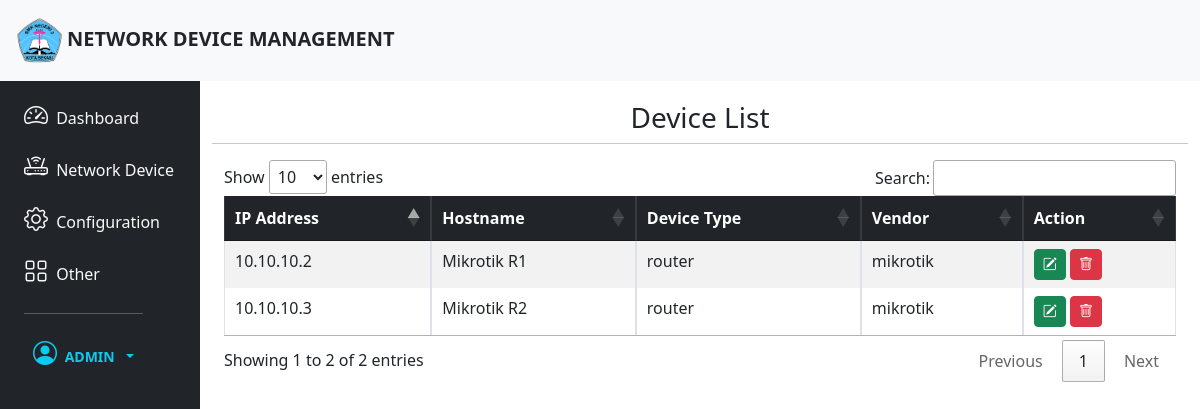
The page /devices/ (signed in) on the database as committed earlier.
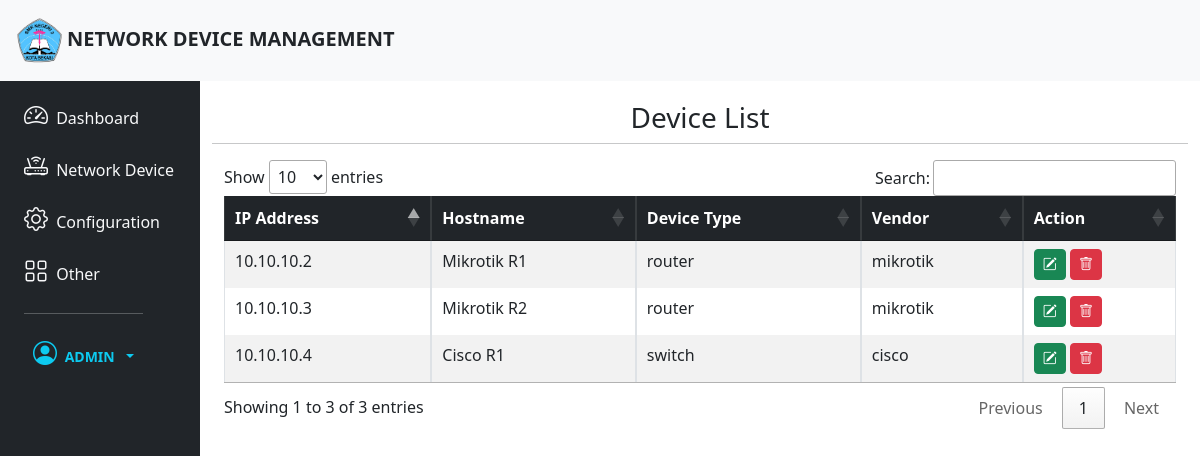
The same page on the database as committed later.
### NetworkManager/models.py (models this page shows, shortened)
class Device(models.Model):
    IP_address = models.CharField(max_length=255)
    hostname = models.CharField(max_length=255)
    username = models.CharField(max_length=255)
    password = models.CharField(max_length=255, blank=True)
    SSH_port = models.IntegerField(default=22)
    CHOOSE_VENDOR= (
        ('mikrotik', 'Mikrotik'),
        ('cisco', 'Cisco')
    )
    vendor = models.CharField(max_length=255, choices= CHOOSE_VENDOR, blank=True)
    TYPE_CHOICES = (
        ('router', 'Router'),
        ('switch', 'Switch')
    )
    device_type = models.CharField(max_length=255, choices=TYPE_CHOICES, blank=True)

### NetworkManager/views.py (the view)
# urls.py: path('devices/',views.devices, name = 'devices'),
@login_required
def devices(request):
    all_devices = Device.objects.all()
    context = {
        'all_devices': all_devices,
        'total_devices' : len(all_devices)
    }
    return render(request, 'devices.html', context)

### templates/devices.html
{% extends "base.html" %}
{% block content %}
<div class="col py-1">
    <div class="container">
        <div class="row">
            <h3 class="text-center mt-3">Device List</h3>
            <hr>
        </div>
        <div class="table-responsive">
            <table class="table table-striped table-bordered table-hover" id="responsive-table">
                <thead>
                    <tr class="table-dark">
                        <th scope="col">IP Address</th>
                        <th scope="col">Hostname</th>
                        <th scope="col">Device Type</th>
                        <th scope="col">Vendor</th>
                        <th scope="col">Action</th>
                    </tr>
                </thead>
                <tbody class="table-group-divider">
                    {% for device in all_devices %}
                    <tr>
                        <td>{{ device.IP_address }}</td>
                        <td>{{ device.hostname }}</td>
                        <td>{{ device.device_type }}</td>
                        <td>{{ device.vendor }}</td>
                        <td>
                            <a href="/admin/NetworkManager/device/{{device.id}}/change" class="d-none d-sm-inline-block btn btn-sm btn-success"><i class="bi bi-pencil-square text-white"></i></a>
                            <a href="/admin/NetworkManager/device/{{device.id}}/delete" class="d-none d-sm-inline-block btn btn-sm btn-danger"><i class="bi bi-trash text-white"></i></a>
                        </td>
                    </tr>
                    {% endfor %}
                </tbody>
            </table>
        </div>
    </div>
</div>
{% endblock content %}

Rows that differ between the two databases and show on the page:
added Device: IP_address "10.10.10.4", hostname "Cisco R1", device_type "switch", vendor "cisco"
Other text that changed with them:
text written by a page script: "Show entries Search: Showing 1 to 2 of 2 entries Previous 1 Next" → "Show entries Search: Showing 1 to 3 of 3 entries Previous 1 Next"
